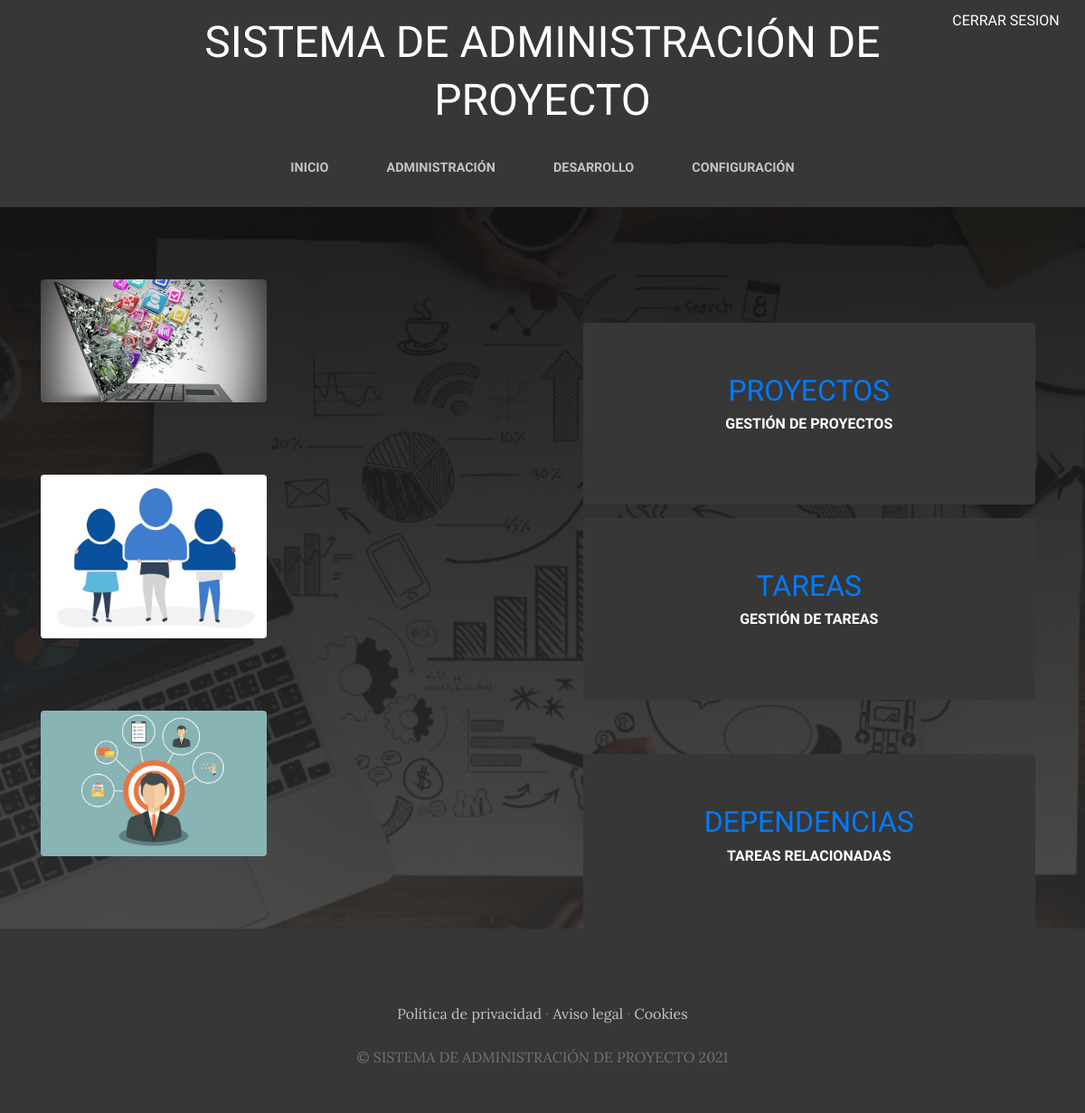
Page /desarrollo/ (signed in) on the earlier database version.
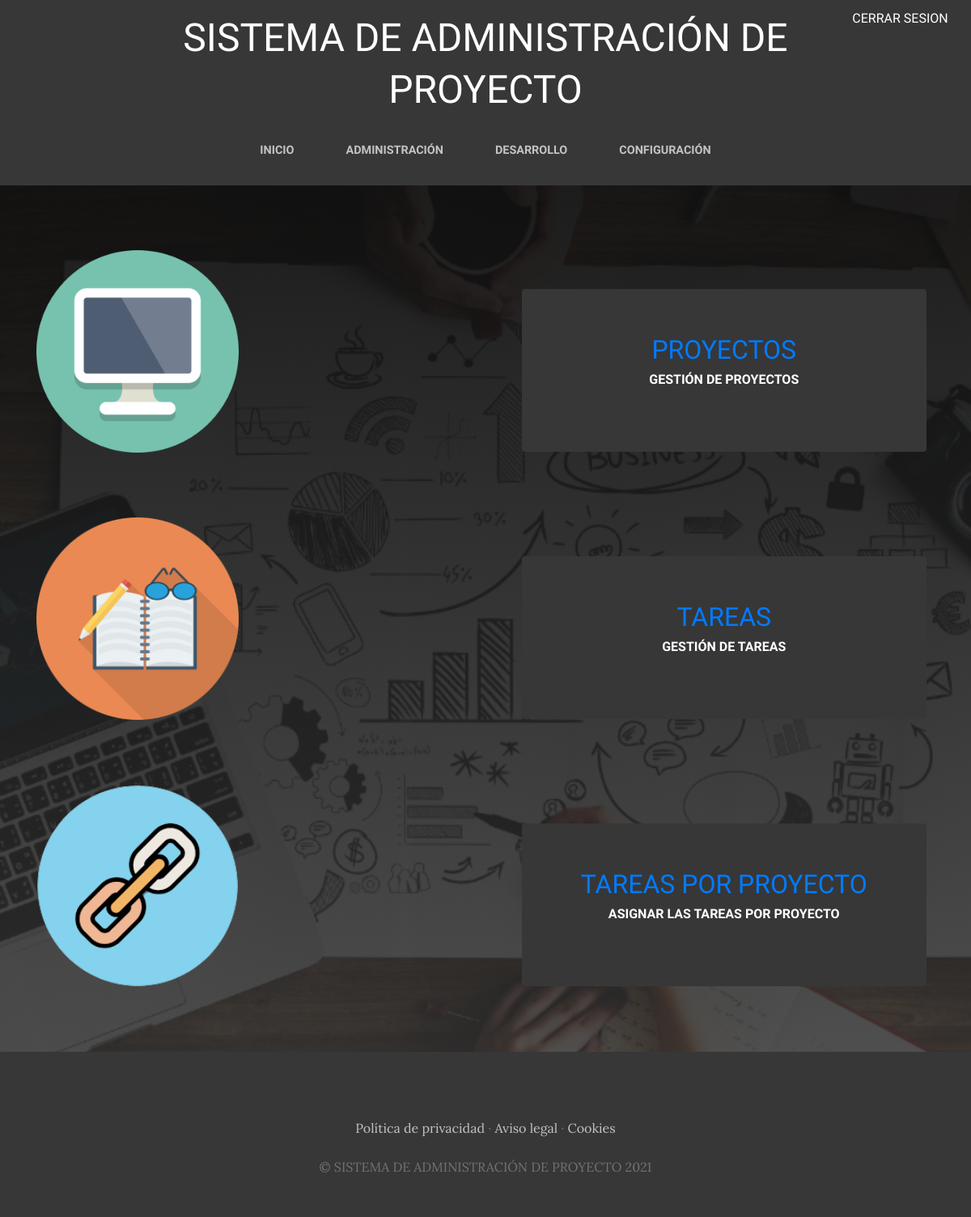
Same page on the later database version.
### desarrollo/models.py (models this page shows, shortened)
class Desarrollo(models.Model):
    titulo= models.CharField(max_length=50)
    contenido= models.CharField(max_length=50)
    imagen= models.ImageField(upload_to='desarrollo')
    create= models.DateTimeField(auto_now_add= True)
    updated= models.DateTimeField(auto_now_add= True)
    code_url = models.CharField(max_length=250)
    class Meta:
        verbose_name='Modulo de desarrollo'
        verbose_name_plural='Modulos de desarrollo'

### desarrollo/views.py (the view)
# urls.py: path('',views.desarrollo_view, name="desarrollo"),
@login_required(login_url='/ingresar')
def desarrollo_view(request):
    desarrollo = Desarrollo.objects.all()
    return render(request,"desarrollo/desarrollo_tpl.html",{'desarrollo':desarrollo})

### desarrollo/Templates/desarrollo/desarrollo_tpl.html
{% extends "SysGesApp/base.html" %}
{% load static %}
{% block content %}
    {% for desarrollo in desarrollo %}
   <section class="page-section clearfix">
      <div class="container">
        <div class="intro">
          <img class="intro-img img-fluid mb-3 mb-lg-0 rounded"
          src="{{desarrollo.imagen.url}}" alt=""
          style="width: 250px;">
          <div class="intro-text left-0 text-center bg-faded p-5 rounded">
            <h2 class="section-heading mb-4" >
              <a class="nav-link text-uppercase text-expanded" href="{{desarrollo.code_url}}">{{desarrollo.titulo}}</a>
              <span class="section-heading-upper">{{desarrollo.contenido}}</span>
            </h2>
          </div>
        </div>
      </div>
    </section>
    {% endfor %}
{% endblock %}

Differences in the rows shown:
changed Desarrollo "PROYECTOS": imagen: a different picture
changed Desarrollo "TAREAS": imagen: a different picture
changed Desarrollo: imagen: a different picture; titulo "DEPENDENCIAS" → "TAREAS POR PROYECTO"; contenido "TAREAS RELACIONADAS" → "ASIGNAR LAS TAREAS POR PROYECTO"
